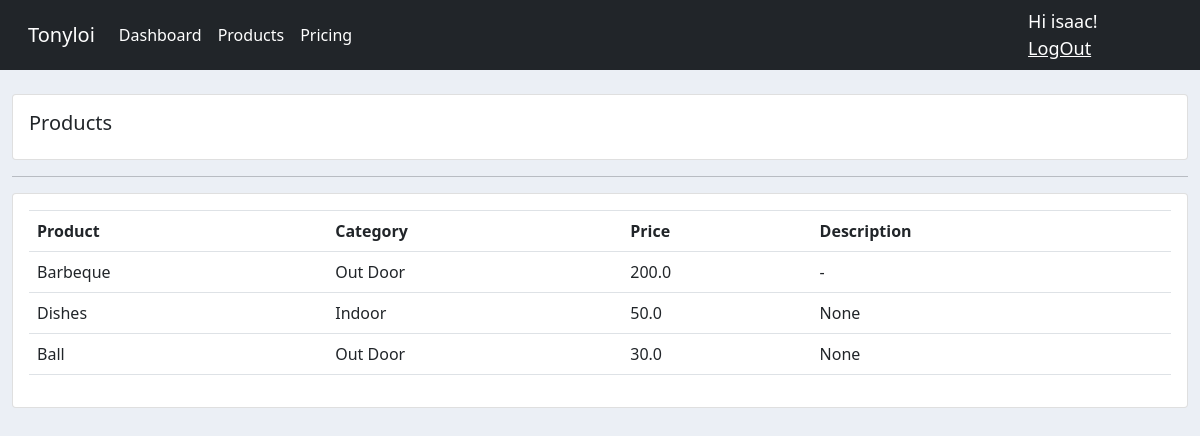
Screenshot of /products/ (signed in) with the database file from the repository.
### accounts/models.py (models this page shows, shortened)
class Product(models.Model):
    CATEGORIES = (
        ('Indoor', 'Indoor'),
        ('Out Door', 'Out Door'),
    )
    price = models.FloatField(null = True)
    name = models.CharField(max_length = 200, null = True)
    category = models.CharField(max_length = 200, null = True, choices = CATEGORIES)
    description = models.CharField(max_length = 200, null = True, blank = True)
    date_created = models.DateTimeField(auto_now_add = True, null = True)
    tags = models.ManyToManyField(Tag)

### accounts/views.py (the view)
# urls.py: path('products/', views.products, name = "products"),
@login_required(login_url = 'login')
def products(request):
    products = Product.objects.all()
    context = {
    'products': products
    }
    return render(request, 'accounts/products.html', context)

### accounts/templates/accounts/products.html
{% extends 'accounts/main.html' %}{% block content %} <br>
<div class="row">
    <div class="col-md">
        <div class="card card-body">
            <h5>Products</h5>
        </div>
        <hr>
        <div class="card card-body">
            <table class="table">
                <tr>
                    <th>Product</th>
                    <th>Category</th>
                    <th>Price</th>
                    <th> Description</th>
                </tr>
                {% for product in products %}
                 <tr>
                <td>{{product.name}}</td>
                <td>{{product.category}}</td>
                <td>{{product.price}}</td>
                <td>{{product.description}}</td>
                </tr>
                {% endfor %}
            </table>
        </div>
    </div>
</div>
{% endblock content %}

### accounts/templates/accounts/navbar.html (shortened to what this page needs)
<nav class="navbar navbar-expand-lg navbar-dark bg-dark">
    <div class="container-fluid">
        <a class="navbar-brand" href="#">Tonyloi</a>
        <div class="collapse navbar-collapse" id="navbarNav">
            <ul class="navbar-nav">
                <li class="nav-item">
                    <a class="nav-link active" aria-current="page" href="{% url 'home'%}">Dashboard</a>
                </li>
                <li class="nav-item">
                    <a class="nav-link active" href="{% url 'products' %}">Products</a>
                </li>
                <li class="nav-item">
                    <a class="nav-link active" href="#">Pricing</a>
                </li>
            </ul>
        </div>
    </div>
    <span class= "hello-msg" >Hi {{request.user}}! <a class = "hello-msg" href = "{% url 'logout'%}">LogOut</a> </span>
</nav>

### static/css/main.css (style rules this page uses)
body { background-color: #ebeff5; }

### accounts/templates/accounts/navbar.html (style rules this page uses)
.hello-msg { font-size: 18px; color: white; margin-right: 20px; }

### rows the page displays
Product: name "Barbeque", category "Out Door", price "200.0", description "-"
Product: name "Dishes", category "Indoor", price "50.0", description "None"
Product: name "Ball", category "Out Door", price "30.0", description "None"

### other values shown
{{ request.user }} "isaac"
